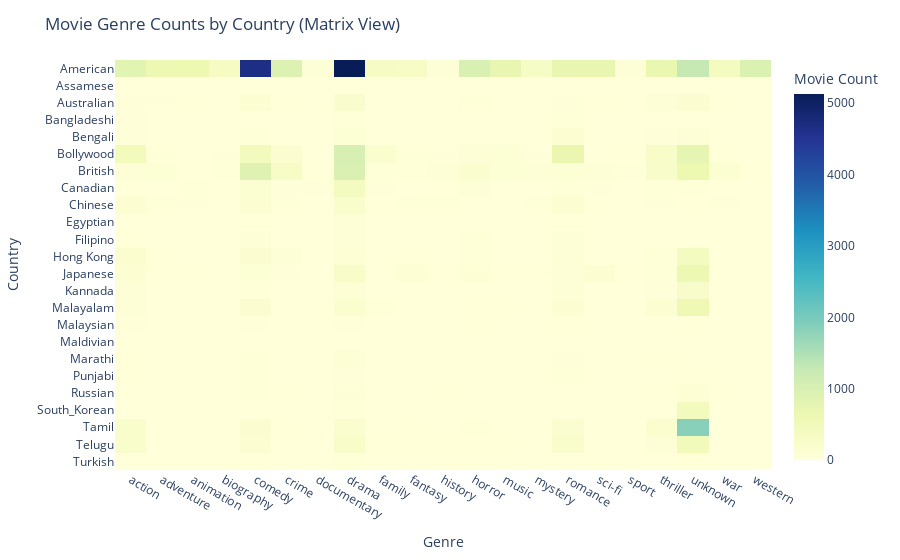

This figure's notebook cell:
### Code cell
import plotly.express as px

# Explode genres_list for country-genre pairs
genre_country_df = df_wiki.explode('genres_list')

# Count movies per country and genre
country_genre_matrix = pd.crosstab(
    genre_country_df['Origin/Ethnicity'],
    genre_country_df['genres_list']
)

# Optional: Normalize by row to show proportions
# country_genre_matrix = country_genre_matrix.div(country_genre_matrix.sum(axis=1), axis=0)

fig = px.imshow(
    country_genre_matrix,
    labels=dict(x="Genre", y="Country", color="Movie Count"),
    x=country_genre_matrix.columns,
    y=country_genre_matrix.index,
    aspect="auto",
    color_continuous_scale="YlGnBu",

)
fig.update_layout(title="Movie Genre Counts by Country (Matrix View)")

fig.show()

### Figure 1 — Plotly figure (JSON) as saved in the notebook; plotly's stock layout.template omitted (floating-point values rounded to 4 significant figures; data arrays with more than 128 entries replaced by an {"elided": "..."} marker saying what was removed)
{"data": [{"coloraxis": "coloraxis", "hovertemplate": "Genre: %{x}<br>Country: %{y}<br>Movie Count: %{z}<extra></extra>", "name": "0", "type": "heatmap", "x": ["action", "adventure", "animation", "biography", "comedy", "crime", "documentary", "drama", "family", "fantasy", "history", "horror", "music", "mystery", "romance", "sci-fi", "sport", "thriller", "unknown", "war", "western"], "xaxis": "x", "y": ["American", "Assamese", "Australian", "Bangladeshi", "Bengali", "Bollywood", "British", "Canadian", "Chinese", "Egyptian", "Filipino", "Hong Kong", "Japanese", "Kannada", "Malayalam", "Malaysian", "Maldivian", "Marathi", "Punjabi", "Russian", "South_Korean", "Tamil", "Telugu", "Turkish"], "yaxis": "y", "z": {"elided": "24x21 int values"}}], "layout": {"coloraxis": {"colorbar": {"title": {"text": "Movie Count"}}, "colorscale": [[0, "rgb(255,255,217)"], [0.125, "rgb(237,248,177)"], [0.25, "rgb(199,233,180)"], [0.375, "rgb(127,205,187)"], [0.5, "rgb(65,182,196)"], [0.625, "rgb(29,145,192)"], [0.75, "rgb(34,94,168)"], [0.875, "rgb(37,52,148)"], [1, "rgb(8,29,88)"]]}, "margin": {"t": 60}, "title": {"text": "Movie Genre Counts by Country (Matrix View)"}, "xaxis": {"anchor": "y", "domain": [0, 1], "title": {"text": "Genre"}}, "yaxis": {"anchor": "x", "autorange": "reversed", "domain": [0, 1], "title": {"text": "Country"}}}}
